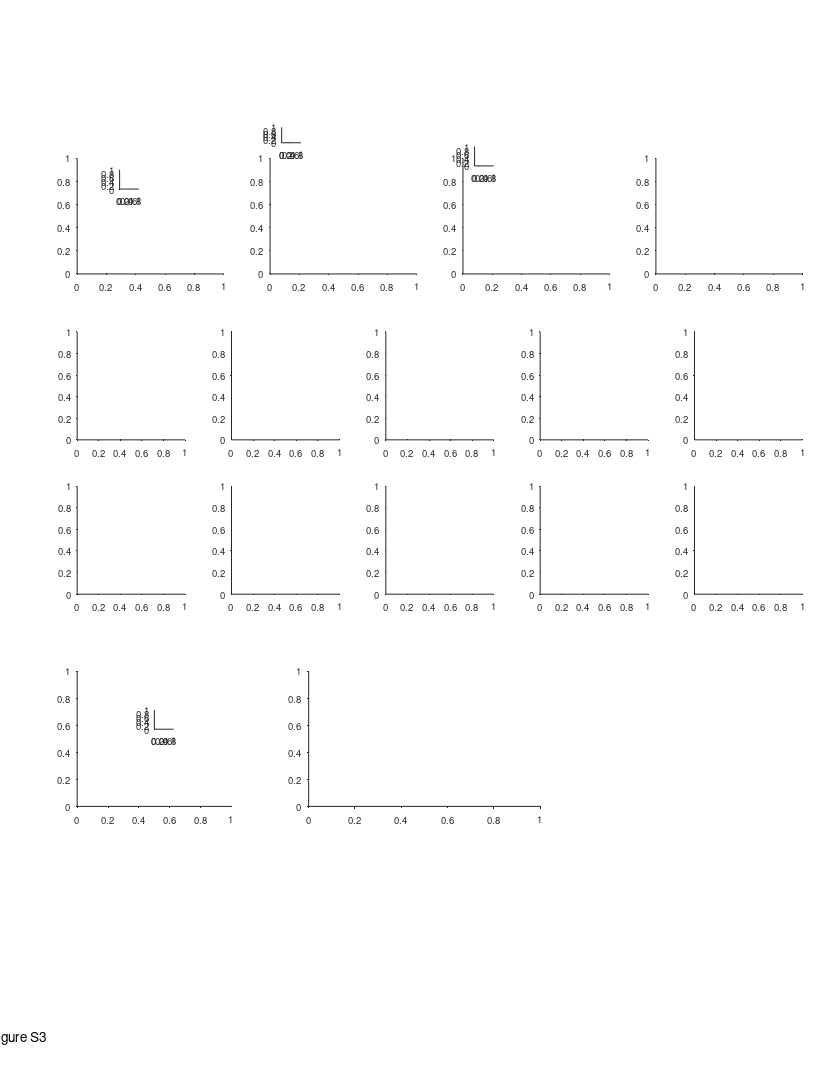

The MATLAB script that drew this image: (Note: this script raises an error after producing the figure.)
%% Replay - Fig supp 3 - replay vs flight speed
clear 
clc
close all

%% data options 
params_opt = 11; % decoding opt 
% params_opt = 21; % decoding opt (random walk = fixed speed)

%% plotting options

%% graphics params
line_styles = {'-',':'};
line_widths = [1.1 2];
clrs = {[.6 .1 .8],[.1 .8 .1]};
epoch_types = {'sleep','rest'};
epoch_type_clrs = {[.6 .1 .8],[.1 .8 .1]};
directions_clrs = {[0    0.3843    0.7451];[ 0.5216    0.2471         0]};
lw = 1.1;

%% define output files
res_dir =  'L:\paper_replay\figures';
mkdir(res_dir)
fig_name_str = 'Figure S3';
fig_caption_str = 'replay and flight speed histograms';
log_name_str = [fig_name_str '_log_file' '.txt'];
log_name_str = strrep(log_name_str , ':', '-');
log_name_str = strrep(log_name_str , ' ', '_');
log_name_out = fullfile(res_dir, log_name_str);

%% open log file
diary off
diary(log_name_out)
diary on
disp('Log file');
disp(['created: ', datestr(clock)]);
disp('======================================================');
disp([fig_name_str ':' fig_caption_str]);   
disp('======================================================');
disp('');

%% create figure
% figure_size_cm = [21.0 29.7]; % ~A4
figure_size_cm = [21.6 27.9]; % ~US letter
fig = figure;
% Some WYSIWYG options:
set(gcf,'DefaultAxesFontSize',7);
set(gcf,'DefaultAxesFontName','helvetica');
set(gcf,'DefaultAxesUnits','centimeters');
set(gcf,'PaperType','usletter')
% set(gcf,'PaperType','<custom>');
set(gcf,'PaperUnits','centimeters','PaperPosition',[0 0 figure_size_cm]);
set(gcf,'PaperOrientation','portrait');
set(gcf,'Units','centimeters','Position',get(gcf,'paperPosition')+[0 0 0 0]); % position on screen...
set(gcf, 'Renderer', 'painters');
% set(gcf, 'color', 'none');
set(groot, 'defaultAxesColor','None')
set(groot, 'defaultAxesTickDir', 'out');
set(groot,  'defaultAxesTickDirMode', 'manual');
annotation('textbox', [0.5 1 0 0], 'String',fig_name_str, 'HorizontalAlignment','center','Interpreter','none', 'FitBoxToText','on');

% create panels
y = 20.8;
w = 3.8;
h = 3;
panels{1}(1) = axes('position', [2 y w h]);
panels{1}(2) = axes('position', [3.1 y+2.2 0.5 0.5]);

panels{2}(1) = axes('position', [7 y w h]);
panels{2}(2) = axes('position', [7.3 y+3.4 0.5 0.4]);

panels{3}(1) = axes('position', [12   y w h]);
panels{3}(2) = axes('position', [12.3 y+2.8 0.5 0.5]);

panels{4}(1) = axes('position', [17   y w h]);

x = linspace(2,18,5);
y = [10 6]+6.5;
for ii = 1:length(y)
    for jj = 1:length(x)
        panels{5}(ii,jj) = axes('position', [x(jj) y(ii) 2.8 2.8]);
    end
end

panels{6}(1) = axes('position', [2 7 4 3.5]);
panels{6}(2) = axes('position', [4 9 .5 .5]);
panels{7}(1) = axes('position', [8 7 6 3.5]);
% panels{7}(2) = axes('position', [16 7 4 3.5]);

%% load data
if ~exist('events_all','var')
    disp('loading data!!!')
[exp_list,T] = decoding_get_inclusion_list();
T = T(exp_list,:);
bats = unique(T.bat_num);
bats_clr_map = containers.Map(num2cell(bats),{'r','g','b','k','m','c',[0.8 0.8 0]});
events_all_per_session = {};
speed_mean_per_session = nan(length(epoch_types),height(T));
speed_median_per_session = nan(length(epoch_types),height(T));
speed_std_per_session = nan(length(epoch_types),height(T));
flight_speed_all = [];
exp_arena_all = {};
for ii_exp = 1:height(T)
    exp_ID = T.exp_ID{ii_exp};
    exp = exp_load_data(exp_ID,'details','flight');
    flight_speed_all(ii_exp,:) = [exp.flight.speed_traj.vel_median_median];
    exp_arena_all{ii_exp} = exp.details.recordingArena;
    for ii_epoch_type = 1:length(epoch_types)
        epoch_type = epoch_types{ii_epoch_type};
        event_type = 'posterior';
        [events, params] = decoding_load_events_quantification(exp_ID, epoch_type, params_opt, event_type);
        [seqs, TF] = decoding_apply_seq_inclusion_criteria([events.seq_model]);
        events(~TF) = [];
        if isempty(events)
            continue;
        end
        seqs_map_IX = [seqs.state_direction];
        seqs_map_IX(seqs_map_IX == -1) = 2;
        [seqs.session_flight_speed] = disperse(flight_speed_all(ii_exp,seqs_map_IX));
        [events.seq_model] = disperse(seqs);
        [events.recordingArena] = deal(exp.details.recordingArena);
        event_struct = events(1,[]);
        [events(2:end).prev_event] = disperse(events(1:end-1));
        events(1).prev_event = event_struct;
        events_all_per_session{ii_epoch_type}{ii_exp} = events;
        speed_mean_per_session(ii_epoch_type,ii_exp) = mean([seqs.speed]);
        speed_median_per_session(ii_epoch_type,ii_exp) = median([seqs.speed]);
        speed_std_per_session(ii_epoch_type,ii_exp) = std([seqs.speed]);
    end
end
flight_speed_all = mean(abs(flight_speed_all),2);
events_all = {[events_all_per_session{1}{:}], [events_all_per_session{2}{:}]};
seqs_all = {[events_all{1}.seq_model], [events_all{2}.seq_model]};
gArena = {categorical({events_all{1}.recordingArena}), categorical({events_all{2}.recordingArena}) };
end

%% tests (speed correlations: replay vs flight)
% figure
% tiledlayout('flow')
% nexttile
% hold on
% plot(flight_speed_all, speed_mean_per_session(1,:), 'ob');
% plot(flight_speed_all, speed_mean_per_session(2,:), 'or');
% xlim([3 10])
% nexttile
% hold on
% plot(flight_speed_all, speed_median_per_session(1,:), 'ob');
% plot(flight_speed_all, speed_median_per_session(2,:), 'or');
% xlim([3 10])
% 
% clc
% [r p] = corr(flight_speed_all, speed_mean_per_session(1,:)','rows','pairwise','tail','right','type','Pearson')
% [r p] = corr(flight_speed_all, speed_median_per_session(1,:)','rows','pairwise','tail','right','type','Pearson')
% [r p] = corr(flight_speed_all, speed_mean_per_session(2,:)','rows','pairwise','tail','right','type','Pearson')
% [r p] = corr(flight_speed_all, speed_median_per_session(2,:)','rows','pairwise','tail','right','type','Pearson')
% 
% xxx = [flight_speed_all flight_speed_all]';
% yyy = speed_mean_per_session;
% [r p] = corr(xxx(:), yyy(:),'rows','pairwise','tail','right','type','Pearson')
% 
% figure
% plot(xxx(:), yyy(:), 'o')
% 
% figure
% plot(flight_speed_all, speed_mean_per_session(2,:), 'or');


%% panel A - replay speed
axes(panels{1}(1))
cla
hold on
for ii_epoch_type = 1:length(epoch_types)
    X = [seqs_all{ii_epoch_type}.speed];
    g = gArena{ii_epoch_type};
    histogram(X(g=='200m'),'DisplayStyle','stairs','Normalization','pdf','LineStyle',line_styles{1}, 'EdgeColor',clrs{ii_epoch_type},'LineWidth',line_widths(1));
    histogram(X(g=='120m'),'DisplayStyle','stairs','Normalization','pdf','LineStyle',line_styles{2}, 'EdgeColor',clrs{ii_epoch_type},'LineWidth',line_widths(2));
    [~,P,KSSTAT] = kstest2(X(g=='200m'),X(g=='120m'))
    median(X(g=='200m'))
    median(X(g=='120m'))
end
xlabel('Replay speed (m/s)', 'Units','normalized', 'Position',[0.5 -0.12]);
ylabel('Probability density', 'Units','normalized', 'Position',[-0.1 .5]);
hax=gca;
hax.TickLength(1) = [0.016];
hax.XRuler.TickLabelGapOffset = -1;
hax.YTick = hax.YTick([1 end]);

%% legend (replay speed hists)
axes(panels{1}(2))
cla
hold on
t = linspace(0,1,100);
x = pulstran(t,linspace(0,1,3),'rectpuls',1/6);
x(x>0) = nan;x(~isnan(x)) = 0;
clear h
% plot(  t  ,   x  ,       'color', clrs{2}, 'LineWidth',lw,'Clipping','off');
% plot(  t  ,   x  +1.5,   'color', clrs{1}, 'LineWidth',lw,'Clipping','off');
plot([0 1], [0 0],    ':', 'color', clrs{2}, 'LineWidth',line_widths(2),'Clipping','off');
plot([0 1], [0 0]+1.5,':', 'color', clrs{1}, 'LineWidth',line_widths(2),'Clipping','off');
plot([0 1], [.5 .5],     'color', clrs{2}, 'LineWidth',line_widths(1),'Clipping','off');
plot([0 1], [.5 .5]+1.5, 'color', clrs{1}, 'LineWidth',line_widths(1),'Clipping','off');
text(1.3, 2.0, 'Sleep (200m)','FontSize',7,'HorizontalAlignment','left');
text(1.3, 1.5, 'Sleep (130m)','FontSize',7,'HorizontalAlignment','left');
text(1.3, 0.5, 'Awake (200m)','FontSize',7,'HorizontalAlignment','left');
text(1.3, 0.0, 'Awake (130m)','FontSize',7,'HorizontalAlignment','left');
xlim([0 1])
ylim([0 1])
axis off

%% panel B - speed correlations (replay vs flight)
axes(panels{2}(1))
cla
hold on
r=[];
p=[];
for ii_epoch_type = 1:length(epoch_types)
    X = flight_speed_all;
    Y = speed_mean_per_session(ii_epoch_type,:)';
    lm = fitlm(X,Y)
    h=plot(lm);
    h(1).Marker = 'o';
    h(1).MarkerSize = 3;
    h(1).Color = clrs{ii_epoch_type};
    h(2).Color = clrs{ii_epoch_type};
%     h(3).Color = clrs{ii_epoch_type};
%     h(4).Color = clrs{ii_epoch_type};
    delete(h(3))
    delete(h(4))
    legend off
%     plot(X,Y,'o','Color',clrs{ii_epoch_type},'MarkerSize',5);
    [r(ii_epoch_type) p(ii_epoch_type)] = corr(X, Y,'rows','pairwise','tail','right','type','Pearson');
%     text(0.1,0.9, "r = "+ sprintf('%.2f',r), 'Units','normalized','FontSize',7);
%     text(0.1,0.8, "P = "+ sprintf('%.3f',p), 'Units','normalized','FontSize',7,'FontWeight','normal');
end
title("")
xlabel('Flight speed (m/s)', 'Units','normalized', 'Position',[0.5 -0.12]);
ylabel('Replay speed (m/s)', 'Units','normalized', 'Position',[-0.17 .5]);
hax=gca;
hax.TickLength(1) = [0.016];
hax.XRuler.TickLabelGapOffset = -1;
hax.YLim(1) = 10;

%% legend (speed correlations)
axes(panels{2}(2))
cla
hold on
plot(0,1-0.05,'o', 'color', clrs{1}, 'MarkerSize',4,'Clipping','off');
plot(0,0.3-0.05,'o', 'color', clrs{2}, 'MarkerSize',4,'Clipping','off');
text(0.4, 1,   'Sleep'+":  r = " + sprintf('%.2f',r(1)) + ",  p = "+ sprintf('%.1g',p(1)),'FontSize',7,'HorizontalAlignment','left','VerticalAlignment','middle');
text(0.4, 0.3, 'Awake'+": r = " + sprintf('%.2f',r(2)) + ",  p = "+ sprintf('%.2f',p(2)),'FontSize',7,'HorizontalAlignment','left','VerticalAlignment','middle');
xlim([0 1])
ylim([0 1])
axis off


%% panel C - Flight speed
axes(panels{3}(1))
cla
hold on
X = flight_speed_all;
g=categorical(exp_arena_all);
histogram(X(g=='200m'),'DisplayStyle','stairs','Normalization','pdf','LineStyle',line_styles{1}, 'EdgeColor','k','LineWidth',line_widths(1),'NumBins',7);
histogram(X(g=='120m'),'DisplayStyle','stairs','Normalization','pdf','LineStyle',line_styles{2}, 'EdgeColor','k','LineWidth',line_widths(2),'NumBins',7);
xlabel('Flight speed (m/s)', 'Units','normalized', 'Position',[0.5 -0.12]);
ylabel('Probability density', 'Units','normalized', 'Position',[-0.15 .5]);
hax=gca;
hax.XLim = [0 10];
hax.XTick = [0 5 10];
hax.TickLength(1) = [0.016];
hax.XRuler.TickLabelGapOffset = -1;
[~,P,CI,STATS] = ttest2(X(g=='200m'), X(g=='120m'), 'Tail','both');
text(0.6,1.1,"p = "+ sprintf('%.2g',P), 'Units','normalized','FontSize',7);

%% legend (flight speed hists)
axes(panels{3}(2))
cla
hold on
t = linspace(0,1,100);
x = pulstran(t,linspace(0,1,3),'rectpuls',1/6);
x(x>0) = nan;x(~isnan(x)) = 0;
clear h
% plot(  t  ,   x  ,       'color', 'k', 'LineWidth',lw,'Clipping','off');
plot([0 1], [0 0],':',   'color', 'k', 'LineWidth',line_widths(2),'Clipping','off');
plot([0 1], [.5 .5],     'color', 'k', 'LineWidth',line_widths(1),'Clipping','off');
text(1.3, 0.5, '200m','FontSize',7,'HorizontalAlignment','left');
text(1.3, 0.0, '130m','FontSize',7,'HorizontalAlignment','left');
xlim([0 1])
ylim([0 1])
axis off


%% plot flight speed per bat
axes(panels{4})
cla reset
hold on
for ii_bat = 1:length(bats)
    bat_num = bats(ii_bat);
    bat_session_IX = find(T.bat_num==bat_num);
    x = flight_speed_all(bat_session_IX);
    xi = linspace(5.5,8.5,100);
    c = bats_clr_map(bat_num);
    f = ksdensity(x,xi,"Bandwidth",0.05);
    plot(xi,f,'DisplayName',"bat"+bat_num,'Color',c,'LineWidth',1.6);
%     plot(xi,f,'DisplayName',sprintf('bat%d(%s)',bat_num,exp.details.recordingArena),'Color',c,'LineWidth',2);
end
xlim([5.5 8.5])
ylim([0 8])
xlabel('Flight speed (m/s)','Units','normalized','Position',[0.5 -0.12])
ylabel('Probability density','Units','normalized','Position',[-0.12 0.5])
hax=gca;
hax.XRuler.TickLength(1) = 0.035;
hax.YRuler.TickLength(1) = 0.035;
hax.XRuler.TickLabelGapOffset = -2;
hax.YRuler.TickLabelGapOffset = 0;
% hl=legend("bat "+bats,'Location','northwest','Box','off')
% hl.Position([1 2]) = hl.Position([1 2]) + [-0.07 0.25].*hl.Position([3 4]);


%% panel e - scatters of compression/duration/distance/speed
scatters_features = {
    'compression','duration';
    'speed','duration';
    'distance','duration';
    'compression','distance';
    'speed','distance';
    };
fn_map = containers.Map();
fn_map('compression') = 'Compression ratio';
fn_map('duration') = 'Replay duration (s)';
fn_map('distance') = 'Replay distance (m)';
fn_map('speed') = 'Replay speed (m/s)';
for ii_epoch_type = 1:length(epoch_types)
    for ii_scatter = 1:size(scatters_features,1)
        axes(panels{5}(ii_epoch_type,ii_scatter))
        cla reset
        hold on
        events = [events_all_per_session{ii_epoch_type}{:}];
        seqs = [events.seq_model];
        fn_x = scatters_features{ii_scatter,2};
        fn_y = scatters_features{ii_scatter,1};
        x = [seqs.(fn_x)];
        y = [seqs.(fn_y)];
        plot(x,y,'.','Color',clrs{ii_epoch_type})
        xlabel(fn_map(fn_x))
        ylabel(fn_map(fn_y))
        hax=gca;
        hax.XRuler.TickLabelGapOffset = -1;
        hax.YRuler.TickLabelGapOffset = 1;
        if ii_scatter==1
            legend_strs = {'Sleep';'Awake'};
            str = legend_strs{ii_epoch_type};
            x = hax.XLim(1)+[0.5 0.65].*range(hax.XLim);
            y = hax.YLim(1)+[0.8 0.8].*range(hax.YLim);
            plot(x,y,'Color',epoch_type_clrs{ii_epoch_type},'LineWidth',1.5)
%             plot(x(2),y(2),'.','Color',epoch_type_clrs{ii_epoch_type},'LineWidth',1.5)
            text(x(2)+0.2*diff(x),y(1),str,'FontSize',7)
        end
    end
end

%% Inter-replay-interval (pooled across bats)
axes(panels{6}(1));
cla reset
hold on
IRI_bin_size = 0.1;
IRI_bin_limits = [0 20];
IRI = load('E:\Tamir\work\PROJECTS\LargeScale\paper_replay\figures\internal_review_figures\inter_replay_interval_all.mat');
hax=gca;
% hax.ColorOrder = epoch_type_clrs;
for ii_epoch_type = 1:length(epoch_types)
    x = [IRI.IRI_all{ii_epoch_type,:}];
    hh=histogram(x,'Normalization','pdf','DisplayStyle','Stairs','BinWidth',IRI_bin_size,'EdgeColor',epoch_type_clrs{ii_epoch_type});
    hh.LineWidth = 1;
end
% x = [IRI.IRI_all{:,:}];
% hh=histogram(x,'Normalization','pdf','DisplayStyle','Stairs','BinWidth',IRI_bin_size,'EdgeColor','k');
% hh.LineWidth = 2;
xlim(IRI_bin_limits)
xlabel('Inter-replay interval (s)')
ylabel('Probability density')

%% add legend
axes(panels{6}(2));
cla reset
hold on
axis off
x = [0 1];
y = [0 0];
plot(x,y+1,'Color',epoch_type_clrs{1},'LineWidth',1.5)
plot(x,y+2,'Color',epoch_type_clrs{2},'LineWidth',1.5)
% plot(x,y+3,'Color','k')
x = 1.2;
text(x,1,'Sleep','FontSize',7)
text(x,2,'Awake','FontSize',7)
% text(x,3,'Pooled')
axis ij
ylim([0.8 2.2])

%% load and prepare data - full continuous flights vs short replays
load('L:\processed_data_structs\replay_events.mat');
FE_dist_norm_all = {};
nUturnsPerSession = [];
nFlightsPerSession = [];
for ii_exp = 1:length(exp_list)
    exp_ID = exp_list{ii_exp};
    exp = exp_load_data(exp_ID,'flight','uturns','rest');
    L = diff(exp.rest.balls_loc);
    FE_dist = [exp.flight.FE.distance];
    FE_dist_norm = FE_dist / L;
    FE_dist_norm(FE_dist_norm>1)=1;
    FE_dist_norm_all{ii_exp} = FE_dist_norm;
    TF = exp.uturns.pos_norm > 0.05 & exp.uturns.pos_norm < 0.95;
    nUturnsPerSession(ii_exp) = sum(TF);
%     nUturnsPerSession(ii_exp) = length(exp.uturns.pos);
    nFlightsPerSession(ii_exp) = length(FE_dist_norm);
end
events = [events_all_per_session{:}];
seqs = [events.seq_model];

%% plot
axes(panels{7}(1));
cla reset
hold on
hax=gca;
hax.ColorOrder = hax.ColorOrder(1:2,:);
bins = linspace(0,1,101);
lw = 1.5;
histogram([FE_dist_norm_all{:}],bins,'normalization','probability','DisplayStyle','stairs','DisplayName','flights','LineWidth',lw);
hold on
histogram([seqs.distance_norm],bins,'normalization','probability','DisplayStyle','stairs','DisplayName','replays','LineWidth',lw)
% legend(Location="north")
xlabel('Distance (norm.)')
ylabel('Probability')
plot([0.04 0.11],[1 1]*0.65,'LineWidth',lw);
plot([0.04 0.11],[1 1]*0.6,'LineWidth',lw);
text(0.14, 0.65, 'Flights','FontSize',7)
text(0.14, 0.6, 'Replays','FontSize',7)
ylim([0 0.65]);
ha = annotation("arrow",[0 0], [0 0]);
ha.Parent = hax;
m = median([FE_dist_norm_all{:}]);
ha.X = [1 1]*m;
ha.Y = [0 -0.04]+0.61;
ha.HeadLength = 3;
ha.HeadWidth = 3;
ha.HeadStyle = 'cback2';
text(0.97, 0.6, {'Median flight distance';sprintf(' = %.f%% of tunnel',m*100)},'FontSize',7,'HorizontalAlignment','right')
ha = annotation("arrow",[0 0], [0 0]);
ha.Parent = hax;
m = median([seqs.distance_norm]);
ha.X = [1 1]*m;
ha.Y = [0 -0.04]+0.21;
ha.HeadLength = 3;
ha.HeadWidth = 3;
ha.HeadStyle = 'cback2';
text(0.1, 0.2, {'Median replay distance';sprintf('= %.1g%% of tunnel',m*100)},'FontSize',7,'HorizontalAlignment','left')

% axes(panels{7}(2));
% cla reset
% histogram(nUturnsPerSession./nFlightsPerSession,10,'Normalization','probability');
% xlim([0 1])
% xlabel('No. of u-turns per flight')
% ylabel('Fraction of sessions')

%% save FE_dist_norm_all to mat file
filename = fullfile(res_dir, 'FE_dist_norm_all.mat');
save(filename, 'FE_dist_norm_all')

%% add panel letters
font_size = 11;
axes(panels{1}(1))
text(-0.3,1.1, 'A', 'Units','normalized','FontWeight','bold','FontSize',font_size);
axes(panels{2}(1))
text(-0.3,1.1, 'B', 'Units','normalized','FontWeight','bold','FontSize',font_size);
axes(panels{3}(1))
text(-0.25,1.1, 'C', 'Units','normalized','FontWeight','bold','FontSize',font_size);
axes(panels{4}(1))
text(-0.25,1.1, 'D', 'Units','normalized','FontWeight','bold','FontSize',font_size);
axes(panels{5}(1,1))
text(-0.4,1.2, 'E', 'Units','normalized','FontWeight','bold','FontSize',font_size);
axes(panels{6}(1))
text(-0.28,1.1, 'F', 'Units','normalized','FontWeight','bold','FontSize',font_size);
axes(panels{7}(1))
text(-0.2,1.1, 'G', 'Units','normalized','FontWeight','bold','FontSize',font_size);
% axes(panels{7}(2))
% text(-0.28,1.1, 'H', 'Units','normalized','FontWeight','bold','FontSize',font_size);

%%
fig_name = sprintf('%s_decoding_opt_%d',fig_name_str, params_opt);
file_out = fullfile(res_dir, fig_name);
print(gcf, file_out, '-dpdf', '-cmyk', '-painters');
disp('figure saved!')

%%
